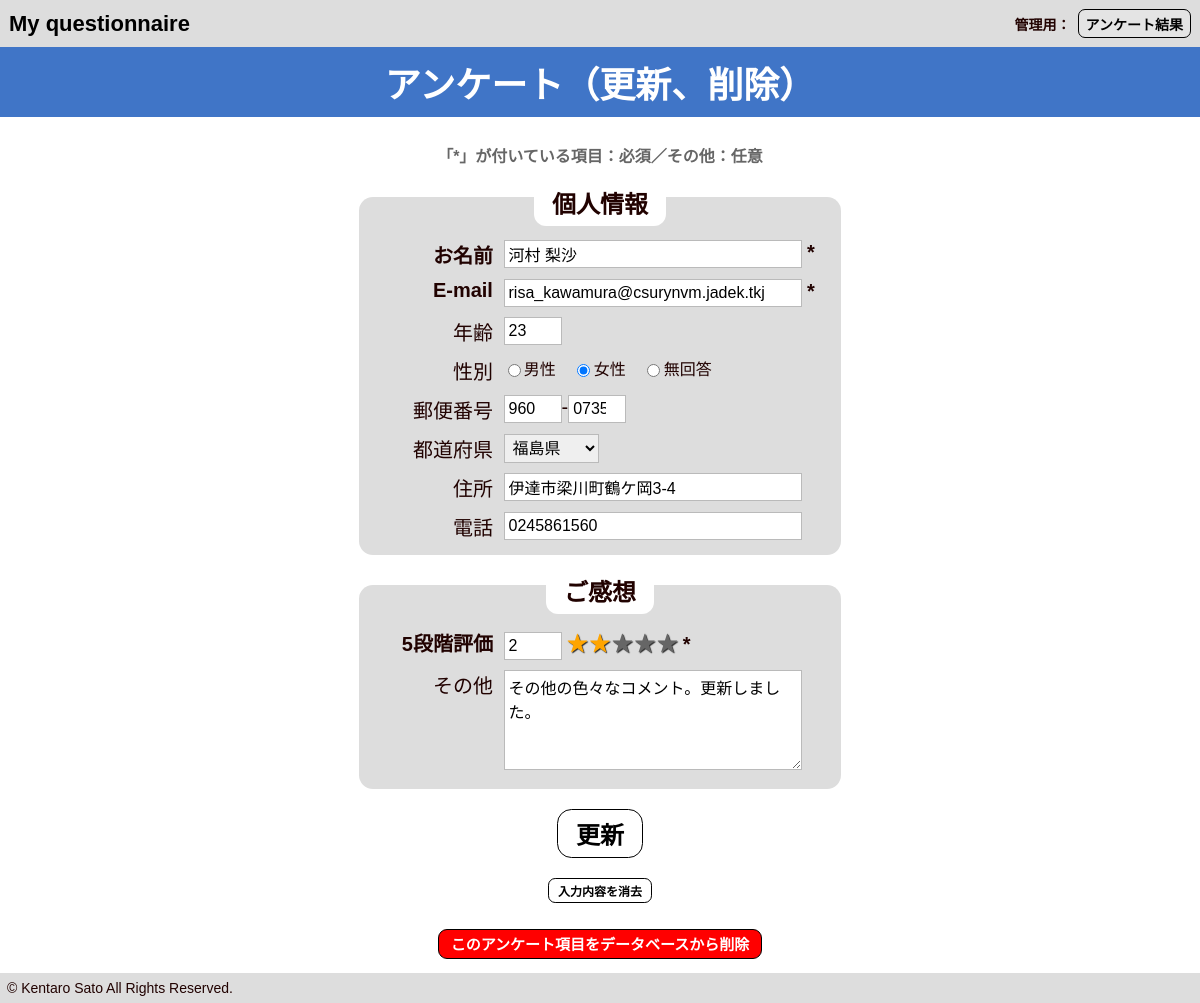
The app's page /8/detail.php?id=3 with its own data.
### tables this page shows
CREATE TABLE IF NOT EXISTS `an_table` (
`id` int(12) NOT NULL,
  `name` varchar(64) NOT NULL,
  `mail` varchar(128) NOT NULL,
  `age` tinyint(3) unsigned NOT NULL COMMENT '年齢',
  `sex` enum('男性','女性','無回答','') NOT NULL,
  `postal_1` varchar(10) NOT NULL,
  `postal_2` varchar(10) NOT NULL,
  `region` varchar(10) NOT NULL,
  `address` varchar(128) NOT NULL,
  `tel` varchar(20) NOT NULL,
  `rating` tinyint(1) unsigned NOT NULL,
  `comments` text NOT NULL,
  `date` datetime NOT NULL,
  `date_updated` datetime NOT NULL
);

### 8/detail.php (the view, shortened to what this page needs)
<?php
$id = $_GET["id"];
require_once './lib/connectdb.php';
$stmt = $pdo->prepare("SELECT * FROM an_table WHERE id=:a1");
$stmt->bindValue(':a1', $id);
$status = $stmt->execute();
$result = $stmt->fetch();
$array = [$result['name'], $result['mail'], $result['age'], $result['sex'], $result['postal_1'], $result['postal_2'], $result['region'], $result['address'], $result['tel'], $result['rating'], $result['comments'], $result['date']];
list($name, $mail, $age, $sex, $postal_1, $postal_2, $region, $address, $tel, $rating, $comments, $date) = $array;
$stmtRegion = $pdo->prepare("SELECT * FROM regions");
$statusRegion = $stmtRegion->execute();
$regionOptionHtml ='<option value="未選択">未選択</option>';
if($statusRegion==false){
    $errorRegion = $stmtRegion->errorInfo();
    exit("QueryError:".$errorRegion[2]);
}else{
    while( $resultRegion = $stmtRegion->fetch(PDO::FETCH_ASSOC)){
        if ($region == $resultRegion["region_name"]) {
            $regionOptionHtml .= '<option value="'.$resultRegion["region_name"].'" selected="selected">'.$resultRegion["region_name"].'</option>';
        } else {
            $regionOptionHtml .= '<option value="'.$resultRegion["region_name"].'">'.$resultRegion["region_name"].'</option>';
        }
    }
}
?>
<!DOCTYPE html>
<html lang="ja">
    <head>
        <link rel="stylesheet" href="css/reset.css">
        <link rel="stylesheet" href="css/common.css">
    </head>
    <body>
        <header class="headerGlobal">
            <div class="top"><a href="./">My questionnaire</a></div>
            <div class="userMenu">
                管理用：<div class="button" id="loginButton"><a href="./select.php">アンケート結果</a></div>
            </div>
        </header>
        <h1>アンケート（更新、削除）</h1>
        <main>
            <form id="q1" class="questionnaire h-adr" method="post" action="update.php">
                <div id="suggestion">
                    「*」が付いている項目：必須／その他：任意
                </div>
                <fieldset>
                    <legend>個人情報</legend>
                    <p class="required"><span class="itemName">お名前</span>
                        <span class="itemBody"><input class="answer required" type="text" name="name" placeholder="例）ヤマザキ　ダイスケ" size="20" title="あなたの名前を入力してください。" value ="<?=$name?>" required></span>
                    </p>
                    <p class="required"><span class="itemName">E-mail</span>
                        <span class="itemBody"><input class="answer required" type="email" name="mail" placeholder="例）●●●●@●●●●.●●●" size="20" title="E-mailアドレスを入力してください。" value ="<?=$mail?>" required pattern="^\S+@\S+\.\S+$"></span>
                    </p>
                    <p><span class="itemName">年齢</span>
                        <span class="itemBody"><input class="answer" type="number" name="age" min="0" value ="<?=$age?>"></span>
                    </p>
                    <p><span class="itemName">性別</span>
                        <span class="itemBody">
                            <label class="radio">
                                <input type="radio" name="sex" value="男性" <?php if ($sex == '男性') echo 'checked'?>>男性</label>
                            <label class="radio">
                                <input type="radio" name="sex" value="女性" <?php if ($sex == '女性') echo 'checked'?>>女性</label>
                            <label class="radio">
                                <input type="radio" name="sex" value="無回答" <?php if ($sex == '無回答') echo 'checked'?>>無回答</label>
                        </span>
                    </p>
                    <p><span class="itemName">郵便番号</span>
                        <span class="itemBody"><input class="answer p-postal-code" type="number" name="postal_1" value ="<?=$postal_1?>">-<input class="answer p-postal-code" type="number" name="postal_2" value ="<?=$postal_2?>"></span>
                    </p>
                    <p><span class="itemName">都道府県</span>
                        <span class="itemBody">
                            <select class="answer p-region" name="region" size="1">
                                <?=$regionOptionHtml?>
                            </select>
                        </span>
                    </p>
                    <p><span class="itemName">住所</span>
                        <span class="itemBody"><input class="answer p-locality p-street-address p-extended-address" type="text" name="address" size="20" value ="<?=$address?>"></span>
                    </p>
                    <p><span class="itemName">電話</span>
                        <span class="itemBody"><input class="answer" type="tel" name="tel" size="20" value ="<?=$tel?>"></span>
                    </p>
                </fieldset>
                <fieldset>
                    <legend>ご感想</legend>
                    <p class="required"><span class="itemName">5段階評価</span>
                        <span class="itemBody"><input id="rating" class="answer required" type="number" name="rating" min=1 max=5 title="評価を5段階で入力してください。" value ="<?=$rating?>" required></span>
                        <span class="ratingImage">★</span><span class="ratingImage">★</span><span class="ratingImage">★</span><span class="ratingImage">★</span><span class="ratingImage">★</span>
                    </p>
                    <p><span class="itemName">その他</span>
                        <span class="itemBody"><textarea class="answer" name="comments" rows="5" cols="25" title="その他ご自由にご記入ください。"><?=$comments?></textarea></span>
                    </p>
                </fieldset>
                <p id="submit">
                    <input class="inactive" type="submit" value="更新">
                </p>
                <button id="reset">入力内容を消去</button>
            </form>
            <form id="deleteForm" method="post" action="delete.php">
                <p>
                    <input id="deleteSubmit" class="smallSubmit seriousSubmit active" type="submit" value="このアンケート項目をデータベースから削除">
                </p>
            </form>
        </main>
        <footer class="footer">
            <div id="copyright">
                &copy; Kentaro Sato All Rights Reserved.
            </div>
        </footer>
    </body>
</html>

### 8/css/common.css (style rules this page uses)
body { background-color: #fff; margin: 0; padding: 0; text-align: center; font-size: 18px; -webkit-font-smoothing: antialiased; font: 18px 'Lucida Grande', 'Lucida Sans Unicode', 'Hiragino Kaku Gothic Pro', 'ヒラギノ角ゴ Pro W3', メイリオ, Meiryo, 'ＭＳ Ｐゴシック', Helvetica, Arial, Verdana, sans-serif; }
.headerGlobal { font-size: 18px; font-weight: bold; padding: 0.5em; background: #ddd; text-align: left; display: flex; flex-direction: row; flex-wrap: wrap; justify-content:space-between; align-items: center; align-content: flex-start; }
.top { font-size: 22px; font-weight: bold; }
.userMenu { display: flex; flex-direction: row; flex-wrap: wrap; justify-content:flex-end; align-items: center; align-content: flex-start; }
.userMenu .button { margin-left: 0.5em; }
h1 { font-size: 36px; padding: 0.25em; background: #4075c7; color: #fff; margin-bottom: 0.5em; }
fieldset { background: #ddd; padding: 1em; border-radius: 1em; text-align: left; }
legend { font-size: 24px; font-weight: bold; padding: 0.75em; padding-top: 0.75em; padding-bottom: 0.25em; background: #fff; text-align: center; border-radius: 0.5em; }
main { text-align: center; display: flex; -webkit-flex-direction: column; flex-direction: column; -webkit-flex-wrap: wrap; flex-wrap: wrap; -webkit-justify-content: center; justify-content: center; }
#suggestion { margin: auto; padding-top: 0.5em; font-size: 16px; font-weight: bold; color: #666; }
form { margin: auto; }
form p { font-size: 20px; vertical-align: top; }
form p+p { margin-top: 0.5em; }
.itemName { display: inline-block; width: 6em; text-align: right; vertical-align: top; padding-right: 0.25em; }
.itemBody { display: inline-block; text-align: left; }
input, textarea, select { color: #000; }
input[type="email"], input[type="password"], input[type="text"], input[type="tel"], input[type="number"], textarea, label, select { font-size: 16px; padding: 0.25em; }
input[type="email"], input[type="password"], input[type="text"], input[type="tel"], textarea { width: 18em; }
input[type="number"] { width: 3em; }
input[type="radio"] { margin-right: 0.25em; }
p.required { font-weight: bold; }
p.required:after { content: "*"; display: inline-block; text-align: left; width: 1em; }
.ratingImage { display: inline-block; margin-left: 0em; color: #666; cursor: pointer; transition-duration: 0.1s; text-shadow: 1px 1px 1px rgba(0, 0, 0, 0.8); }
.ratingImage + .ratingImage { margin-left: 0.125em; }
.ratingImageOn { color: orange; }
.radio + .radio { margin-left: 0.5em; }
input[type="submit"] { font-size: 24px; font-weight: bold; padding: 0.25em 0.75em; border-radius: 0.6em; cursor: pointer; }
input[type="submit"].active { color: #000; background: #fff; }
.active { color: #666; border: 1px solid #000; }
input[type="submit"].smallSubmit { font-size: 15px; }
input[type="submit"].seriousSubmit { background: #f00; color: #fff; }
#deleteForm { margin-top: 1em; }
#reset { font-size: 12px; font-weight: bold; padding: 0.25em 0.75em; border-radius: 0.6em; cursor: pointer; background: #fff; border: 1px solid #000; margin-bottom: 1em; }
#submit { padding-top: 1em; padding-bottom: 1em; }
.footer { margin-top: 1em; background: #ddd; padding: 0.5em; display: flex; flex-direction: row; flex-wrap: wrap; justify-content:flex-start; align-items: center; align-content: flex-start; }
.button { border: 1px solid #000; cursor: pointer; padding: 0.25em 0.5em; border-radius: 0.5em; background: hsla(0, 0%, 100%, 0.2); font-weight: bold; }
#loginButton a { margin: 0.25em -0.5em; padding: 0.25em 0.5em; border-radius: 0.5em; }

### records on screen
an_table: name "河村 梨沙", mail "risa_kawamura@csurynvm.jadek.tkj", age "23", sex "☐ 男性", sex "☑ 女性", sex "☐ 無回答", postal_1 "960", postal_2 "0735", address "伊達市梁川町鶴ケ岡3-4", tel "0245861560", rating "2", comments "その他の色々なコメント。更新しました。"

### other values on screen
form field region "福島県"
